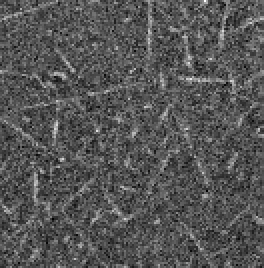
#> input picture tests/data/xrf/xrf_2idd_Cs_L.tiff, 132 x 134 px, given in place of cell_bw_1s_000.tif, which was not available (shown 2 times larger)
$ jupyter execute --allow-errors test_segmentation_with_algorithm_selector.ipynb   (shell and % lines are left out)
#> lines starting #> are read from the running program, lines starting #| are printed output that depends on the picture; pictures that were not available may be replaced by others from this repository, and a replacement may not be noted
### autobl/analysis/segmentation.py
import logging
import time

import numpy as np
import matplotlib.pyplot as plt
import scipy.ndimage as ndi
import scipy.signal
import skimage.transform
import skimage.filters
import sklearn.decomposition
import sklearn.neighbors
import tqdm

from autobl.bounding_box import BoundingBox
from autobl.message_logger import logger
from autobl.image_proc import *


class SegmentationAlgorithmSelector:

    option_defaults = {
        'residue_threshold': 0.2,
        'sinogram_std_threshold': 6
    }

    def __init__(self, downsample=4, method='shape_fit', options=None, *args, **kwargs):
        self.algorithm = None
        self.image = None
        self.downsample = downsample
        self.orig_shape = None
        self.method = method
        self.options = options if options is not None else {}
        self.debug = False

    def get_option_value(self, key):
        if key in self.options.keys():
            return self.options[key]
        else:
            return self.__class__.option_defaults[key]

    def set_camera_image(self, img):
        self.image = img
        self.orig_shape = img.shape

    def run_downsample(self):
        self.orig_shape = self.image.shape
        if self.downsample == 1:
            return
        self.image = skimage.transform.resize(self.image, [x // self.downsample for x in self.image.shape], order=1)

    def find_and_fit_circle(self):
        bubble_segmentor = BubbleSegmentor(downsample=1)
        bubble_segmentor.set_camera_image(self.image)
        bubble_segmentor.run()
        return bubble_segmentor.cell_window_mask_residue

    # [8 lines left out: function xy2ij, not called in this run]

    def run_selection_by_shape_fitting(self):
        residue_threshold = self.get_option_value('residue_threshold')
        fit_residue = self.find_and_fit_circle()
        if fit_residue > residue_threshold:
            return CapillarySegmentor
        else:
            return BubbleSegmentor

    # [57 lines left out: function run_selection_by_gradient_distribution, not called in this run]

    def run_selection(self):
        self.run_downsample()
        if self.method == 'shape_fit':
            algorithm_class = self.run_selection_by_shape_fitting()
        elif self.method == 'gradient_distribution':
            algorithm_class = self.run_selection_by_gradient_distribution()
        else:
            raise ValueError('{} is not a valid method.'.format(self.method))
        self.algorithm = algorithm_class
        return algorithm_class


class Segmentor:

    def __init__(self, downsample=4, *args, **kwargs):
        self.image = None
        self.downsample = downsample
        self.orig_shape = None
        self.final_mask = None

    def set_camera_image(self, img):
        self.image = img

    # [49 lines left out: functions remove_kinks_on_arc, get_edge_pixel_mask, is_round, not called in this run]

    def sort_labels(self, labeled_mask, n_labels=None, by='bbox_size'):
        if n_labels is None:
            n_labels = labeled_mask.max()
        res = []
        for label in range(1, n_labels + 1):
            if by == 'area':
                res.append([label, np.count_nonzero(labeled_mask == label)])
            elif by == 'bbox_size':
                bbox = get_region_bbox(labeled_mask == label)
                area = bbox.height * bbox.width
                res.append([label, area])
            else:
                raise ValueError('{} is invalid.'.format(by))
        res = np.array(res)
        res = res[np.argsort(res[:, 1])[::-1]]
        return res[:, 0].astype(int)

    def run_downsample(self):
        self.orig_shape = self.image.shape
        if self.downsample == 1:
            return
        self.image = skimage.transform.resize(self.image, [x // self.downsample for x in self.image.shape], order=1)

    # [5 lines left out: function run_backsample, not called in this run]

    def run(self, *args, **kwargs):
        return


class BubbleSegmentor(Segmentor):

    def __init__(self, downsample=4, *args, **kwargs):
        super().__init__(downsample=downsample, *args, **kwargs)
        self.cell_window_bbox = None
        self.cell_window_mask = None
        self.cell_window_mask_residue = 0

    def run(self, return_original_scale=True):
        self.run_downsample()
        image_blur = ndi.gaussian_filter(self.image, 2 / self.downsample)
        thresh = skimage.filters.threshold_otsu(image_blur)
        thresh_mask = (self.image > thresh).astype(int)
        ndi.binary_closing(thresh_mask, structure=np.ones([5, 5]))
        self.final_mask = np.zeros_like(thresh_mask)
        labeled_thresh_mask, n_labels = ndi.label(thresh_mask)
        labels_sorted = self.sort_labels(labeled_thresh_mask, n_labels, by='bbox_size')
        # labels_sorted = self.process_sorted_labels(labels_sorted, labeled_thresh_mask)

        for i, label in enumerate(tqdm.tqdm(labels_sorted)):
            mask_this_label = labeled_thresh_mask == label
            if i == 0:
                self.final_mask += mask_this_label
                self.cell_window_bbox = self.estimate_cell_window_bbox(mask_this_label)
                self.cell_window_mask = self.estimate_cell_window_mask(mask_this_label)
            if not self.should_exclude(mask_this_label):
                self.final_mask += mask_this_label
        if return_original_scale:
            self.run_backsample()
        return self.final_mask

    # [65 lines left out: functions process_sorted_labels, estimate_cell_window_bbox, estimate_cell_window_mask, should_exclude, intersects_with_cell_window_mask, calculate_region_principal_axis_eigenvalue_ratio, not called in this run]


class CapillarySegmentor(Segmentor):

    # [40 lines left out: functions __init__, run, determine_x_range, determine_y_range, not called in this run]

### workspace/saxs_beamline/test_segmentation_with_algorithm_selector.ipynb
[cell 1]
import sys
import os
import glob

import tifffile
from skimage.color import rgb2gray
import matplotlib.pyplot as plt

import autobl.analysis.segmentation

[cell 2]
img_cell = tifffile.imread(os.path.join('data', 'raw', 'cell_bw_1s_000.tif'))
#> img_cell is the input picture: shape (134, 132) float64; min 405.6, max 1100.2, mean 639.2
img_capillary = tifffile.imread(os.path.join('data', 'raw', 'capillaryl_bw_0p015_000.tif'))
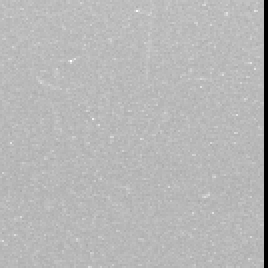
#> input picture tests/data/xrf/2idd/Au_L.tiff, 134 x 134 px, given in place of capillaryl_bw_0p015_000.tif, which was not available (shown 2 times larger)
#> img_capillary is the input picture: shape (134, 134) float64; min 0, max 21944.4, mean 15760.5

[cell 3]
seg_alg_selector = autobl.analysis.segmentation.SegmentationAlgorithmSelector(downsample=4)

[cell 4]
seg_alg_selector.set_camera_image(img_cell)
#> (the rest of this cell did not finish here and is left out)

#> in run_downsample, `self.image = skimage.transform.resize(self.image, [x // self.downsampl..`:
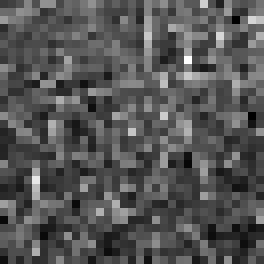
#> self.image: shape (33, 33) float64 (shown 8 times larger); min 577, max 763, mean 639.1; drawn with min black and max white

[cell 5]
seg_alg_selector.set_camera_image(img_capillary)
#> (the rest of this cell did not finish here and is left out)

#> in run_downsample (call 2), `self.image = skimage.transform.resize(self.image, [x // self.downsampl..`:
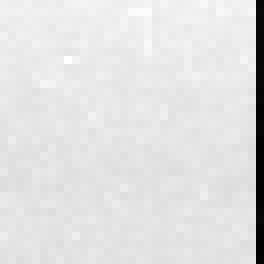
#> self.image: shape (33, 33) float64 (shown 8 times larger); min 8396.3, max 16763.8, mean 15772; drawn with min black and max white
